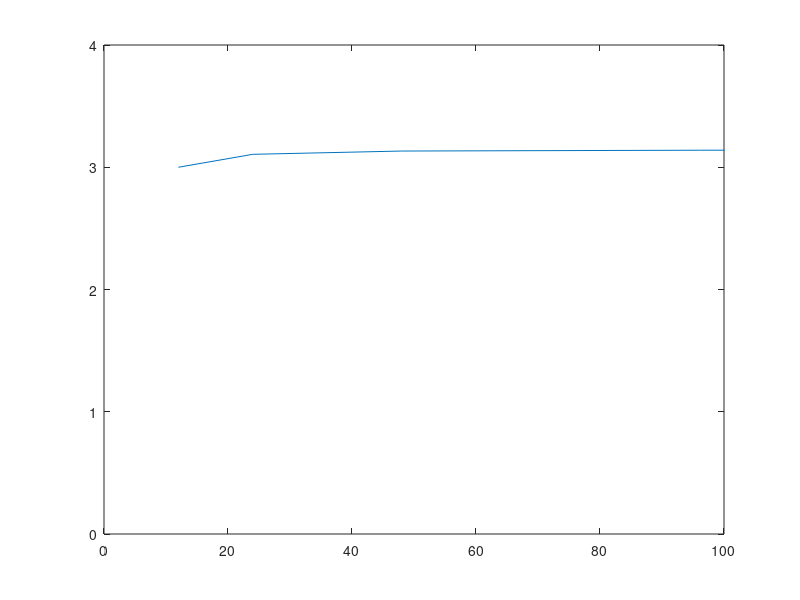

Reproduce this figure in MATLAB.
n = 6;
S = 1;
nMax = 10;

x = zeros(1,nMax);
y = zeros(1,nMax);

for i=1:nMax
    SHalf = S/2;
    a = sqrt(1-(SHalf)^2);
    b = 1 - a;
    SNew = sqrt(b^2 + (SHalf)^2);
    U = n * S;
    pi = U/2;
    n = n*2;
    S = SNew;
    x(i) = n;
    y(i) = pi;
end

plot(x,y);
xlim([0, 100]);
ylim([0 4]);